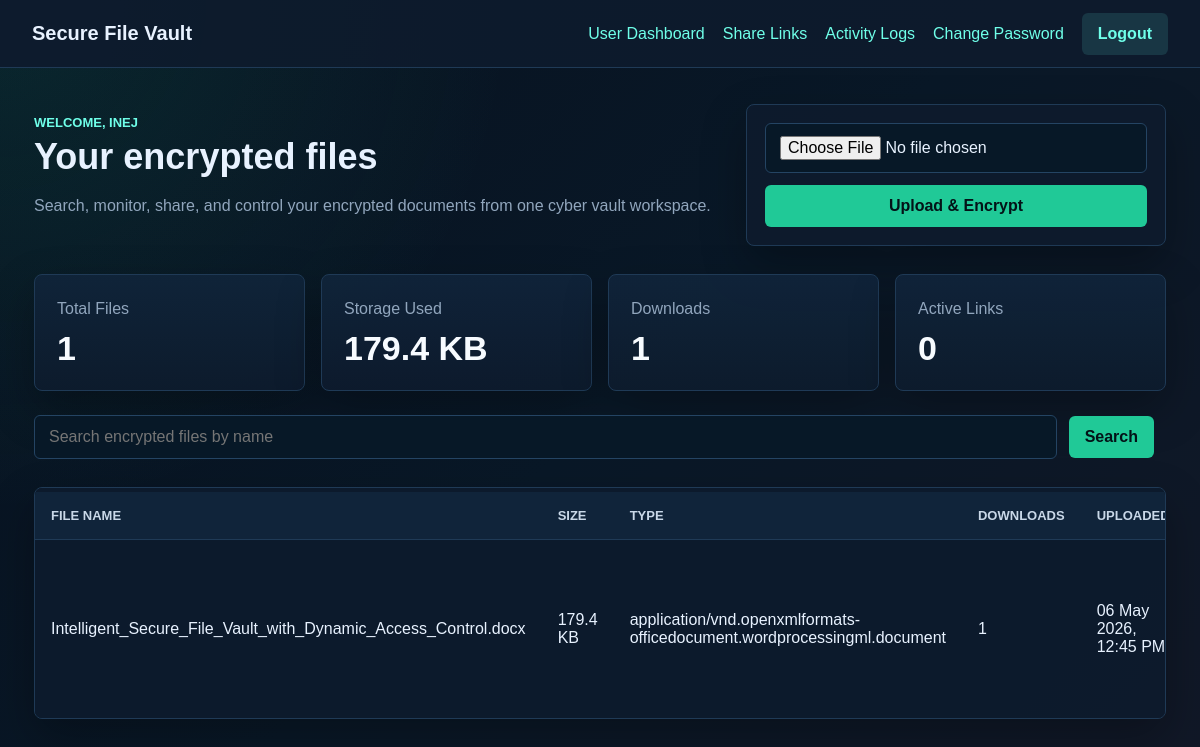
The app's page /dashboard (signed in) with its own data.
### models.py (models this page shows)
class User(UserMixin, db.Model):
    id = db.Column(db.Integer, primary_key=True)
    username = db.Column(db.String(80), unique=True, nullable=False)
    password = db.Column(db.String(200), nullable=False)
    role = db.Column(db.String(20), nullable=False, default='user')
    files = db.relationship('VaultFile', backref='owner', lazy=True)

class VaultFile(db.Model):
    id = db.Column(db.Integer, primary_key=True)
    filename = db.Column(db.String(200), nullable=False)
    stored_name = db.Column(db.String(200), nullable=False)
    user_id = db.Column(db.Integer, db.ForeignKey('user.id'), nullable=False)
    upload_time = db.Column(db.DateTime, default=datetime.utcnow)
    file_size = db.Column(db.Integer, nullable=False, default=0)
    content_type = db.Column(db.String(120), nullable=False, default='Unknown')
    download_count = db.Column(db.Integer, nullable=False, default=0)

### app.py (the view)
@app.route('/dashboard')
@user_required
def dashboard():
    search = request.args.get('q', '').strip()
    file_query = VaultFile.query.filter_by(user_id=current_user.id)
    if search:
        file_query = file_query.filter(VaultFile.filename.ilike(f'%{search}%'))
    files = file_query.order_by(VaultFile.upload_time.desc()).all()
    all_files = VaultFile.query.filter_by(user_id=current_user.id).all()
    active_links = (
        ShareLink.query
        .join(VaultFile)
        .filter(
            VaultFile.user_id == current_user.id,
            ShareLink.expiry >= datetime.utcnow(),
            ShareLink.download_count < ShareLink.download_limit
        )
        .count()
    )
    stats = {
        'total_files': len(all_files),
        'total_size': sum(file.file_size or 0 for file in all_files),
        'downloads': sum(file.download_count or 0 for file in all_files),
        'active_links': active_links,
    }
    return render_template('dashboard.html', files=files, stats=stats, search=search)

### app.py (called while the page is built)
@login_manager.user_loader
def load_user(user_id):
    return User.query.get(int(user_id))

@app.template_filter('filesize')
def filesize(value):
    size = int(value or 0)
    for unit in ['B', 'KB', 'MB', 'GB']:
        if size < 1024:
            return f'{size:.0f} {unit}' if unit == 'B' else f'{size:.1f} {unit}'
        size /= 1024
    return f'{size:.1f} TB'

def user_required(view):
    @wraps(view)
    def wrapped(*args, **kwargs):
        if not current_user.is_authenticated:
            return redirect(url_for('login'))
        if current_user.role != 'user':
            return redirect(url_for('host_dashboard'))
        return view(*args, **kwargs)
    return wrapped

### templates/dashboard.html (shortened to what this page needs)
{% extends "base.html" %}
{% block content %}
<section class="dashboard-head">
    <div>
        <p class="eyebrow">Welcome, {{ current_user.username }}</p>
        <h1>Your encrypted files</h1>
        <p class="muted">Search, monitor, share, and control your encrypted documents from one cyber vault workspace.</p>
    </div>
    <form class="upload-box" action="{{ url_for('upload') }}" method="post" enctype="multipart/form-data">
        <input type="file" name="file" required>
        <button type="submit">Upload & Encrypt</button>
    </form>
</section>
<section class="stats-grid">
    <div class="stat-card"><span>Total Files</span><strong>{{ stats.total_files }}</strong></div>
    <div class="stat-card"><span>Storage Used</span><strong>{{ stats.total_size|filesize }}</strong></div>
    <div class="stat-card"><span>Downloads</span><strong>{{ stats.downloads }}</strong></div>
    <div class="stat-card"><span>Active Links</span><strong>{{ stats.active_links }}</strong></div>
</section>
<form class="search-bar" method="get" action="{{ url_for('dashboard') }}">
    <input type="search" name="q" value="{{ search }}" placeholder="Search encrypted files by name">
    <button type="submit">Search</button>
</form>
<section class="table-wrap">
    <table>
        <thead>
            <tr>
                <th>File name</th>
                <th>Size</th>
                <th>Type</th>
                <th>Downloads</th>
                <th>Uploaded</th>
            </tr>
        </thead>
        <tbody>
            {% for file in files %}
                <tr>
                    <td>{{ file.filename }}</td>
                    <td>{{ file.file_size|filesize }}</td>
                    <td>{{ file.content_type }}</td>
                    <td>{{ file.download_count }}</td>
                    <td>{{ file.upload_time.strftime('%d %b %Y, %I:%M %p') }}</td>
                </tr>
            {% else %}
                <tr>
                    <td colspan="6" class="empty">No files found.</td>
                </tr>
            {% endfor %}
        </tbody>
    </table>
</section>
{% endblock %}

### static/style.css (style rules this page uses)
:root { --bg: #07111f; --panel: #0d1b2d; --panel-soft: #10243a; --text: #e8f2ff; --muted: #91a6bd; --line: #1f3a56; --accent: #20c997; --accent-dark: #6fffe9; --ink: #f7fbff; --gold: #f4b860; --danger: #ff5c7a; --success-bg: rgba(32, 201, 151, 0.14); --error-bg: rgba(255, 92, 122, 0.15); --shadow: 0 18px 45px rgba(0, 0, 0, 0.28); }
* { box-sizing: border-box; }
body { margin: 0; background: radial-gradient(circle at top left, rgba(32, 201, 151, 0.12), transparent 32rem), linear-gradient(135deg, #07111f 0%, #091827 52%, #111827 100%); color: var(--text); font-family: Arial, Helvetica, sans-serif; }
h1 { font-size: 36px; line-height: 1.15; margin: 6px 0 12px; }
.eyebrow { color: var(--accent-dark); font-size: 13px; font-weight: 700; letter-spacing: 0; margin: 0; text-transform: uppercase; }
.muted { color: var(--muted); line-height: 1.6; }
.auth-panel, .dashboard-head { align-items: center; display: grid; gap: 32px; grid-template-columns: 1fr 420px; }
.feature-grid, .stats-grid { display: grid; gap: 16px; grid-template-columns: repeat(2, minmax(0, 1fr)); }
.feature-card, .stat-card, .demo-note { background: linear-gradient(180deg, rgba(16, 36, 58, 0.96), rgba(13, 27, 45, 0.96)); border: 1px solid var(--line); border-radius: 8px; box-shadow: var(--shadow); display: grid; gap: 8px; padding: 22px; }
.feature-card strong, .stat-card strong { color: var(--ink); font-size: 22px; }
.feature-card span, .stat-card span, .demo-note span { color: var(--muted); line-height: 1.5; }
.form-card, .upload-box, .table-wrap { background: rgba(13, 27, 45, 0.94); border: 1px solid var(--line); border-radius: 8px; box-shadow: var(--shadow); }
input { background: #071827; border: 1px solid #244463; border-radius: 6px; color: var(--text); font: inherit; padding: 12px 14px; width: 100%; }
button, .button { align-items: center; background: var(--accent); border: 0; border-radius: 6px; color: #031217; cursor: pointer; display: inline-flex; font: inherit; font-weight: 700; justify-content: center; min-height: 42px; padding: 10px 16px; }
.upload-box { display: grid; gap: 12px; padding: 18px; }
.table-wrap { margin-top: 28px; overflow-x: auto; padding-top: 4px; }
table { border-collapse: collapse; width: 100%; }
th, td { border-bottom: 1px solid var(--line); padding: 16px; text-align: left; vertical-align: middle; }
th { background: #10243a; color: #c9d8e8; font-size: 13px; text-transform: uppercase; }
tr:last-child td { border-bottom: 0; }
.stats-grid { grid-template-columns: repeat(4, minmax(0, 1fr)); margin-top: 28px; }
.stat-card strong { font-size: 34px; }
.search-bar { align-items: center; display: grid; gap: 12px; grid-template-columns: 1fr auto auto; margin-top: 24px; }

### records on screen
User: username "INEJ"
VaultFile: filename "Intelligent_Secure_File_Vault_with_Dynamic_Access_Control.docx", file_size|filesize "179.4 KB", content_type "application/vnd.openxmlformats-officedocument.wordprocessingml.document", download_count "1", upload_time "06 May 2026, 12:45 PM"

### other values on screen
{{ stats.total_files }} "1"
{{ stats.total_size|filesize }} "179.4 KB"
{{ stats.downloads }} "1"
{{ stats.active_links }} "0"
